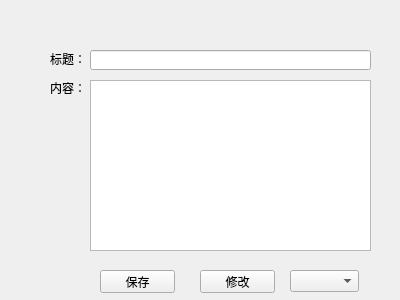
<?xml version="1.0" encoding="UTF-8"?>
<ui version="4.0">
 <class>NewWindow</class>
 <widget class="QWidget" name="NewWindow">
  <property name="geometry">
   <rect>
    <x>0</x>
    <y>0</y>
    <width>400</width>
    <height>300</height>
   </rect>
  </property>
  <property name="windowTitle">
   <string>Form</string>
  </property>
  <widget class="QLabel" name="title">
   <property name="geometry">
    <rect>
     <x>50</x>
     <y>49</y>
     <width>54</width>
     <height>20</height>
    </rect>
   </property>
   <property name="text">
    <string>标题：</string>
   </property>
  </widget>
  <widget class="QTextEdit" name="textEdit">
   <property name="geometry">
    <rect>
     <x>90</x>
     <y>80</y>
     <width>281</width>
     <height>171</height>
    </rect>
   </property>
  </widget>
  <widget class="QLineEdit" name="lineEdit">
   <property name="geometry">
    <rect>
     <x>90</x>
     <y>50</y>
     <width>281</width>
     <height>20</height>
    </rect>
   </property>
  </widget>
  <widget class="QLabel" name="content">
   <property name="geometry">
    <rect>
     <x>50</x>
     <y>82</y>
     <width>54</width>
     <height>12</height>
    </rect>
   </property>
   <property name="text">
    <string>内容：</string>
   </property>
  </widget>
  <widget class="QPushButton" name="save">
   <property name="geometry">
    <rect>
     <x>100</x>
     <y>270</y>
     <width>75</width>
     <height>23</height>
    </rect>
   </property>
   <property name="text">
    <string>保存</string>
   </property>
  </widget>
  <widget class="QPushButton" name="btn_modify">
   <property name="geometry">
    <rect>
     <x>200</x>
     <y>270</y>
     <width>75</width>
     <height>23</height>
    </rect>
   </property>
   <property name="text">
    <string>修改</string>
   </property>
  </widget>
  <widget class="QComboBox" name="comboBox_label">
   <property name="geometry">
    <rect>
     <x>290</x>
     <y>270</y>
     <width>69</width>
     <height>22</height>
    </rect>
   </property>
  </widget>
 </widget>
 <resources/>
 <connections/>
</ui>
